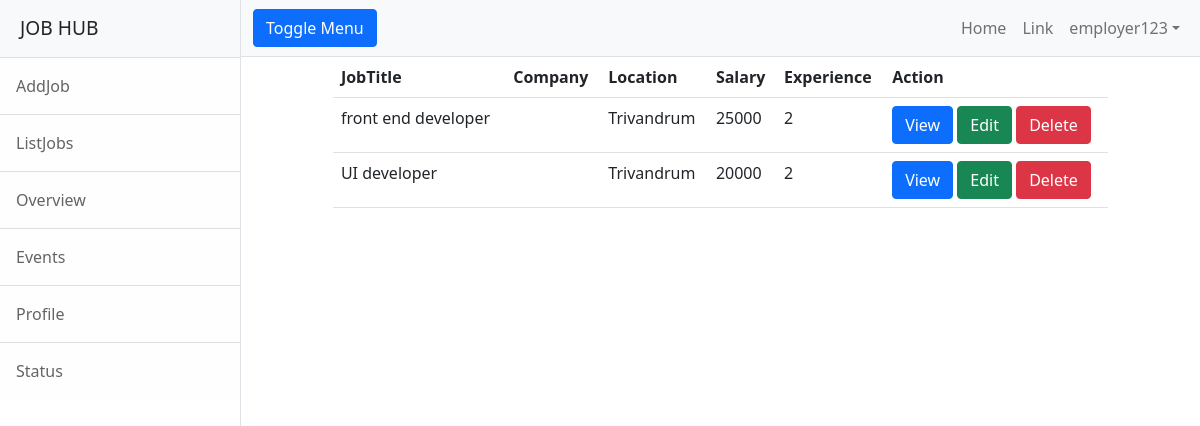
The page /employerr/jobs/all (signed in) on the database its author committed.
### employerr/models.py (models this page shows, shortened)
class Jobs(models.Model):
    job_title=models.CharField(max_length=150)
    company=models.ForeignKey(User,on_delete=models.CASCADE,related_name="company")
    location=models.CharField(max_length=120)
    salary=models.PositiveIntegerField(null=True)
    experience=models.PositiveIntegerField(default=0)
    created_date=models.DateField(auto_now_add=True)
    last_date=models.DateField(null=True)
    active_status=models.BooleanField(default=True)

### employerr/views.py (the view)
# urls.py: path("jobs/all",views.ListJobView.as_view(),name="emp-alljobs"),
class ListJobView(ListView):
    model=Jobs
    context_object_name = "jobs"
    template_name = "emp-listjobs.html"
    def get_queryset(self):
        return Jobs.objects.filter(company=self.request.user)

### employerr/templates/emp-listjobs.html
{%extends 'base.html'%}
{%block body_block%}
<div class="row">
     <div class="col-1"></div>
     <div class="col-10">
         <table class="table">
             <tr>
                 <th>JobTitle</th>
                <th>Company</th>
                <th>Location</th>
                <th>Salary</th>
                <th>Experience</th>
                 <th>Action</th>
             </tr>
             {%for  job in jobs%}
                <tr>
                    <td>{{job.job_title}}</td>
                    <td>{{job.company_name}}</td>
                     <td>{{job.location}}</td>
                     <td>{{job.salary}}</td>
                    <td>{{job.experience}}</td>
                    <td>
                        <a href="{%url 'emp-jobdetail' job.id%} " class="btn btn-primary">View</a>
                        <a href="{%url 'emp-editjob' job.id%}" class="btn btn-success">Edit</a>
                         <a href="{%url 'emp-deletejob' job.id%}" class="btn btn-danger">Delete</a>
                    </td>
                 </tr>
             {%endfor%}
         </table>
     </div>
     <div class="col-1"></div>
</div>
{%endblock%}

### employerr/templates/base.html (shortened to what this page needs)
<!DOCTYPE html>
{%load static%}
<html lang="en">
    <head>
        <link href="{%static 'css/styles.css'%}" rel="stylesheet" />
    </head>
    <body>
        <div class="d-flex" id="wrapper">
            <div class="border-end bg-white" id="sidebar-wrapper">
                <div class="sidebar-heading border-bottom bg-light">JOB HUB</div>
                <div class="list-group list-group-flush">
                    <a class="list-group-item list-group-item-action list-group-item-light p-3" href="{%url 'emp-addjob'%}">AddJob</a>
                    <a class="list-group-item list-group-item-action list-group-item-light p-3" href="{%url 'emp-alljobs'%}">ListJobs</a>
                    <a class="list-group-item list-group-item-action list-group-item-light p-3" href="#!">Overview</a>
                    <a class="list-group-item list-group-item-action list-group-item-light p-3" href="#!">Events</a>
                    <a class="list-group-item list-group-item-action list-group-item-light p-3" href="#!">Profile</a>
                    <a class="list-group-item list-group-item-action list-group-item-light p-3" href="#!">Status</a>
                </div>
            </div>
            <div id="page-content-wrapper">
                <nav class="navbar navbar-expand-lg navbar-light bg-light border-bottom">
                    <div class="container-fluid">
                        <button class="btn btn-primary" id="sidebarToggle">Toggle Menu</button>
                        <div class="collapse navbar-collapse" id="navbarSupportedContent">
                            <ul class="navbar-nav ms-auto mt-2 mt-lg-0">
                                <li class="nav-item active"><a class="nav-link" href="{$url 'emp-home'%}">Home</a></li>
                                <li class="nav-item"><a class="nav-link" href="#!">Link</a></li>
                                <li class="nav-item dropdown">
                                    <a class="nav-link dropdown-toggle" id="navbarDropdown" href="#" role="button" data-bs-toggle="dropdown" aria-haspopup="true" aria-expanded="false">{{request.user}}</a>
                                </li>
                            </ul>
                        </div>
                    </div>
                </nav>
                <div class="container-fluid">
                   {%block body_block%}
                    {%endblock%}
                </div>
            </div>
        </div>
    </body>
</html>

### rows shown on the page
Jobs: job_title "front end developer", location "Trivandrum", salary "25000", experience "2"
Jobs: job_title "UI developer", location "Trivandrum", salary "20000", experience "2"

### other values the page prints
{{ request.user }} "employer123"
